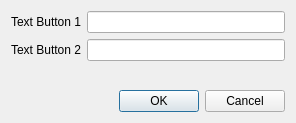
<?xml version="1.0" encoding="UTF-8"?>
<ui version="4.0">
 <class>DoubleButtonDialog</class>
 <widget class="QDialog" name="DoubleButtonDialog">
  <property name="geometry">
   <rect>
    <x>0</x>
    <y>0</y>
    <width>296</width>
    <height>123</height>
   </rect>
  </property>
  <property name="windowTitle">
   <string>Dialog</string>
  </property>
  <layout class="QVBoxLayout" name="verticalLayout">
   <item>
    <layout class="QGridLayout" name="gridLayout">
     <item row="0" column="0">
      <widget class="QLabel" name="label">
       <property name="text">
        <string>Text Button 1</string>
       </property>
      </widget>
     </item>
     <item row="0" column="1">
      <widget class="QLineEdit" name="lineEditTextButton1"/>
     </item>
     <item row="1" column="0">
      <widget class="QLabel" name="label_2">
       <property name="text">
        <string>Text Button 2</string>
       </property>
      </widget>
     </item>
     <item row="1" column="1">
      <widget class="QLineEdit" name="lineEditTextButton2"/>
     </item>
    </layout>
   </item>
   <item>
    <spacer name="verticalSpacer">
     <property name="orientation">
      <enum>Qt::Vertical</enum>
     </property>
     <property name="sizeHint" stdset="0">
      <size>
       <width>20</width>
       <height>17</height>
      </size>
     </property>
    </spacer>
   </item>
   <item>
    <widget class="QSplitter" name="splitter">
     <property name="orientation">
      <enum>Qt::Horizontal</enum>
     </property>
     <widget class="QDialogButtonBox" name="buttonBox">
      <property name="standardButtons">
       <set>QDialogButtonBox::Cancel|QDialogButtonBox::Ok</set>
      </property>
     </widget>
    </widget>
   </item>
  </layout>
 </widget>
 <resources/>
 <connections>
  <connection>
   <sender>buttonBox</sender>
   <signal>accepted()</signal>
   <receiver>DoubleButtonDialog</receiver>
   <slot>accept()</slot>
   <hints>
    <hint type="sourcelabel">
     <x>362</x>
     <y>96</y>
    </hint>
    <hint type="destinationlabel">
     <x>303</x>
     <y>105</y>
    </hint>
   </hints>
  </connection>
  <connection>
   <sender>buttonBox</sender>
   <signal>rejected()</signal>
   <receiver>DoubleButtonDialog</receiver>
   <slot>reject()</slot>
   <hints>
    <hint type="sourcelabel">
     <x>381</x>
     <y>96</y>
    </hint>
    <hint type="destinationlabel">
     <x>390</x>
     <y>105</y>
    </hint>
   </hints>
  </connection>
 </connections>
</ui>
